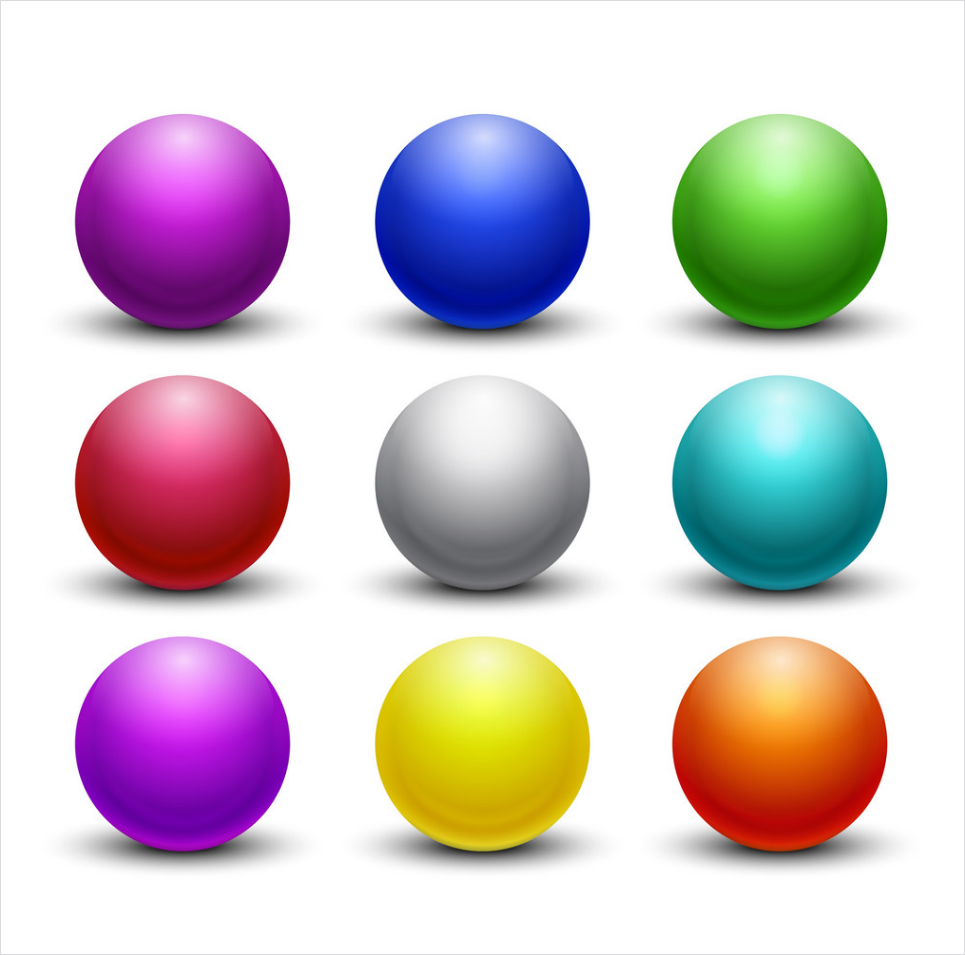
#> input picture Exercises_Week_1/spheres.png, 965 x 955 px
$ jupyter execute RED_SPHERE.ipynb
#> lines starting #> are read from the running program, lines starting #| are printed output that depends on the picture; after the words box and inside, x2 and y2 are one past the last pixel; in counts of white or black regions, pixels touching at a corner belong together
#> further down, img is the input picture: shape (955, 965, 3); mean B, G, R 203.7, 199.8, 211.1
[cell 1]
import cv2
import numpy as np
import imutils
from matplotlib import pyplot as plt

[cell 2]
def empty_function(*args):
    pass

def HSVTrackbar(img):
    """
    input:
    img - HSV image

    returns:
    target - original image masked
    mask - binary image of mask
    """
    win_name = "ThresholdTrackbar"
    img = img.copy()
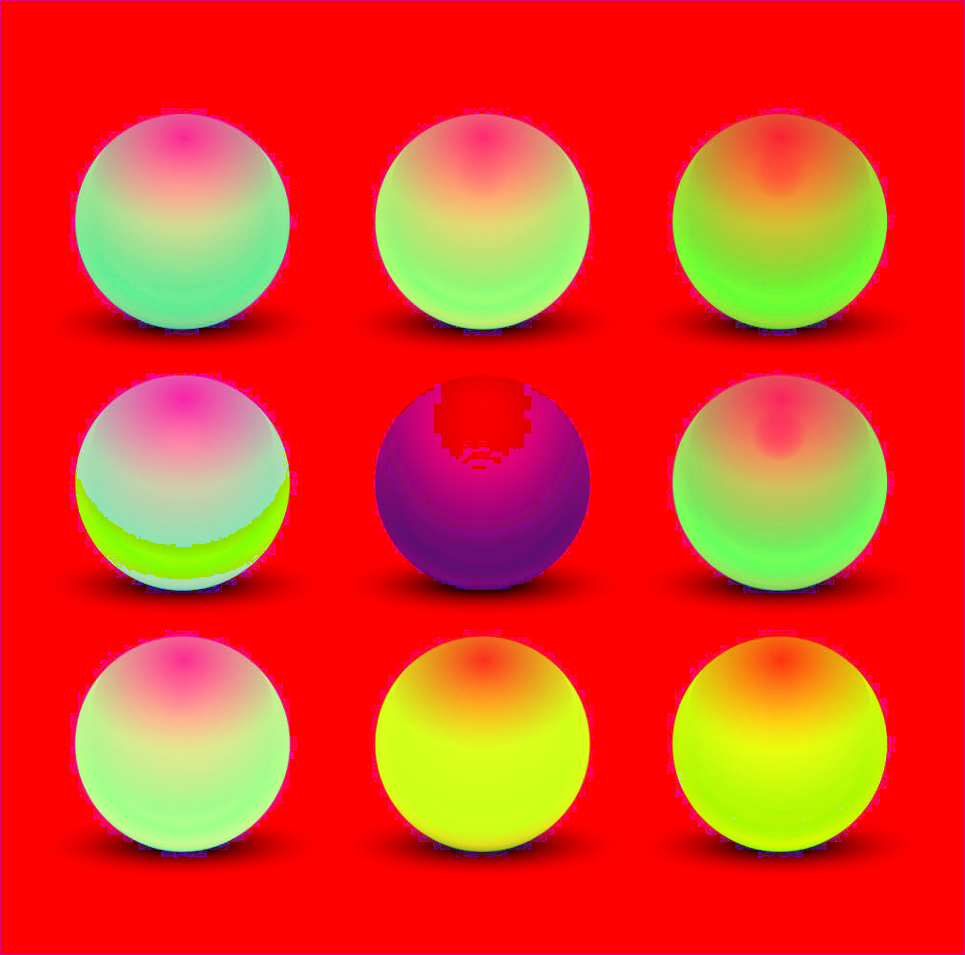
#> img: shape (955, 965, 3); mean of channels 0, 1, 2 35.2, 63.7, 227.1; drawn as B, G, R

    cv2.namedWindow(win_name, cv2.WINDOW_NORMAL)
    cv2.resizeWindow(win_name, 500,500)

    cv2.createTrackbar("lowH", win_name, 0, 255, empty_function)
    cv2.createTrackbar("lowS", win_name, 65, 255, empty_function)
    cv2.createTrackbar("lowV", win_name, 50, 255, empty_function)
    cv2.createTrackbar("highH", win_name, 10, 255, empty_function)
    cv2.createTrackbar("highS", win_name, 255, 255, empty_function)
    cv2.createTrackbar("highV", win_name, 255, 255, empty_function)

    while True:
        lowH = cv2.getTrackbarPos("lowH", win_name)
        lowS = cv2.getTrackbarPos("lowS", win_name)
        lowV = cv2.getTrackbarPos("lowV", win_name)
        highH = cv2.getTrackbarPos("highH", win_name)
        highS = cv2.getTrackbarPos("highS", win_name)
        highV = cv2.getTrackbarPos("highV", win_name)
        print(lowH,lowS,lowV,highH,highS,highV)

        img_temp = img.copy()
        mask = cv2.inRange(img_temp, (lowH, lowS, lowV), (highH, highS, highV))
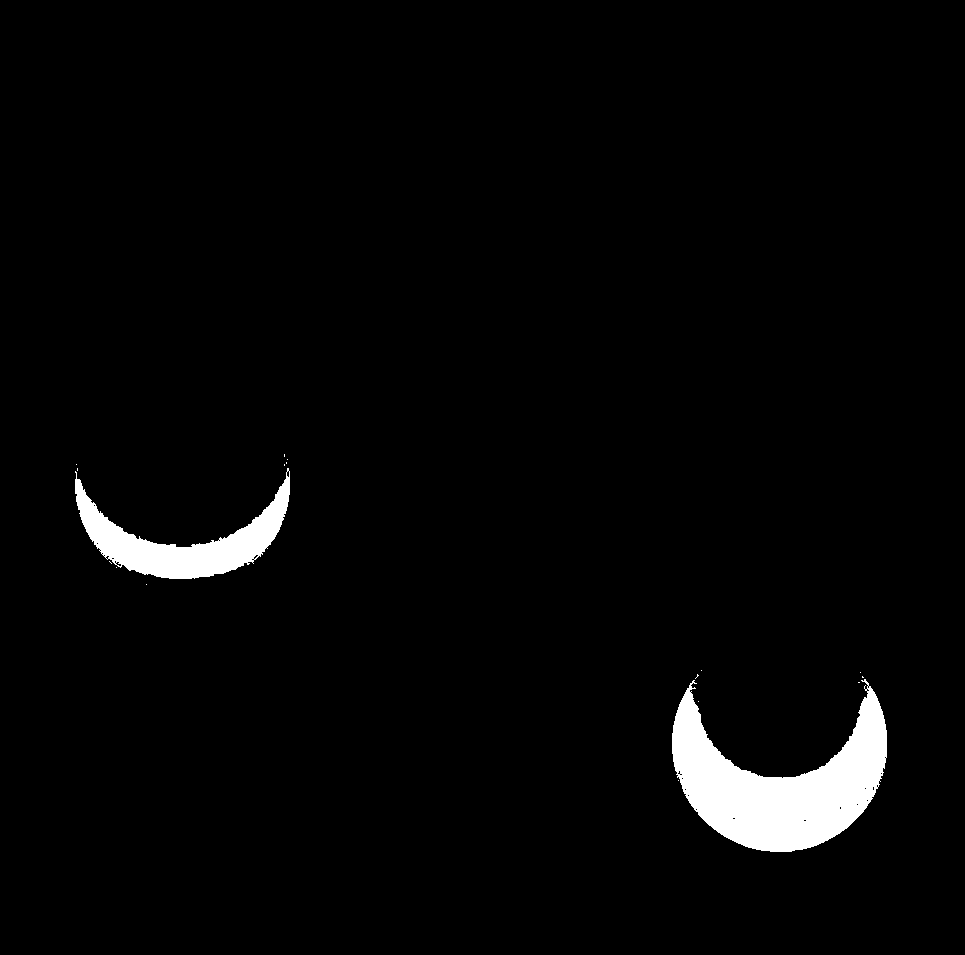
#> mask: shape (955, 965); 2.8% white; 18 white regions (16 under 20 px), largest, box (x1, y1, x2, y2) and area: (672, 679, 887, 852) 17767, (75, 468, 290, 579) 7760
        target = cv2.bitwise_and(img_temp, img_temp, mask=mask)
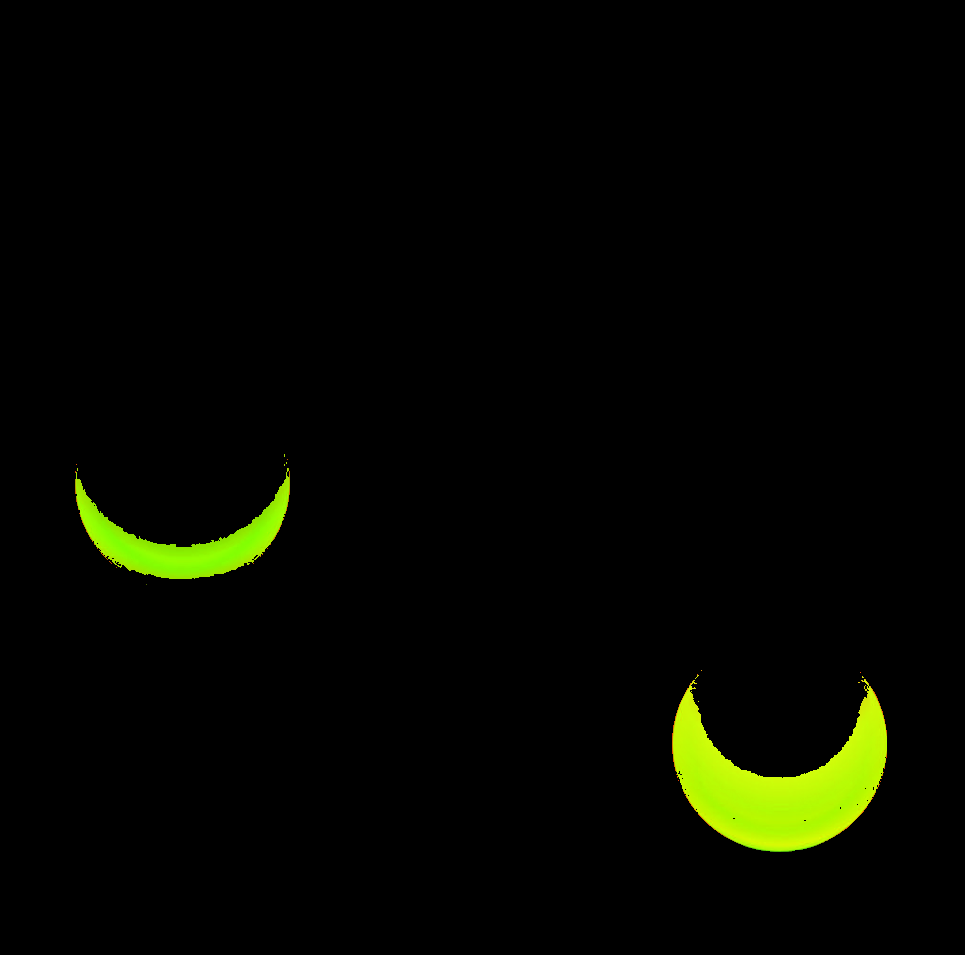
#> target: shape (955, 965, 3); mean of channels 0, 1, 2 0.1, 6.8, 4.9; drawn as B, G, R
        cv2.imshow(win_name, cv2.cvtColor(target, cv2.COLOR_HSV2BGR))
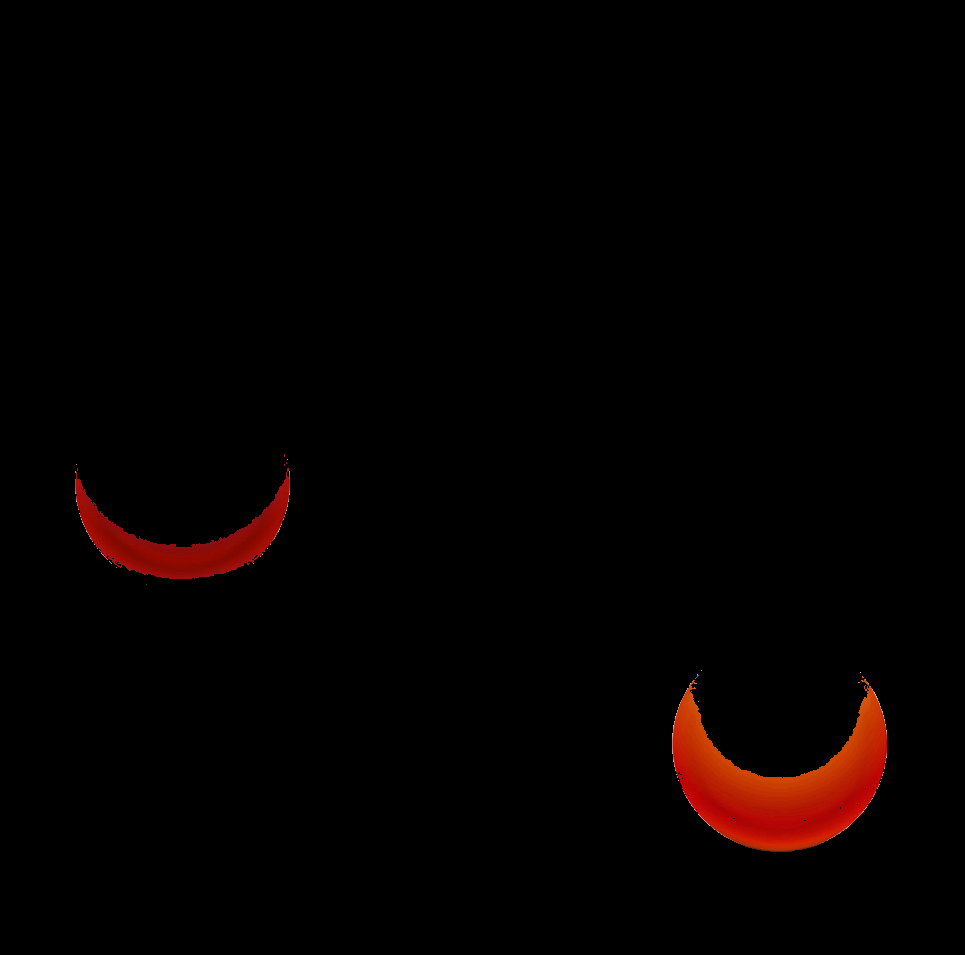
#> window 'ThresholdTrackbar': shape (955, 965, 3); mean B, G, R 0.2, 0.8, 4.9

        # Code exits "while true loop" by pressing letter 'c'
        key = cv2.waitKey(1) & 0xFF
#> (key Esc is pressed here)
        if key == ord("c"):
            break
    print(lowH,lowS,lowV,highH,highS,highV)
    cv2.destroyAllWindows()
    return target, mask

[cell 3]
path = "spheres.png"
img = cv2.imread(path)
# img = cv2.cvtColor(img, cv2.COLOR_BGR2RGB)
th, mask = HSVTrackbar(cv2.cvtColor(img, cv2.COLOR_BGR2HSV))
plt.imshow(cv2.cvtColor(th, cv2.COLOR_HSV2RGB))
